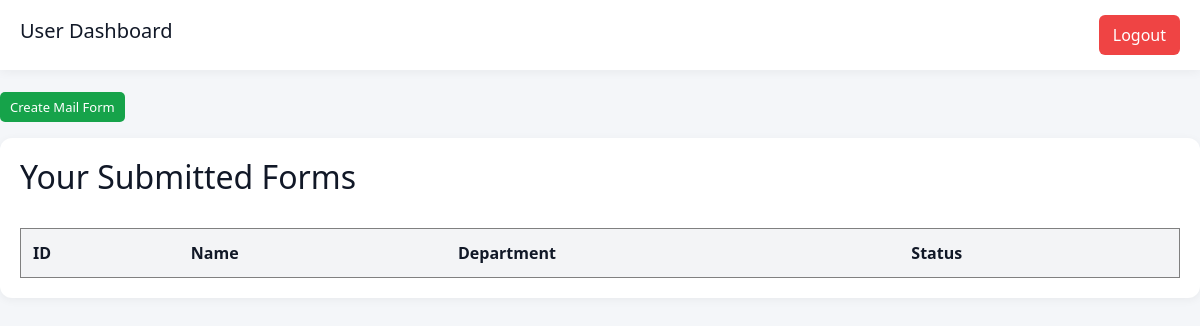
The app's page /user_dashboard (signed in), older data.
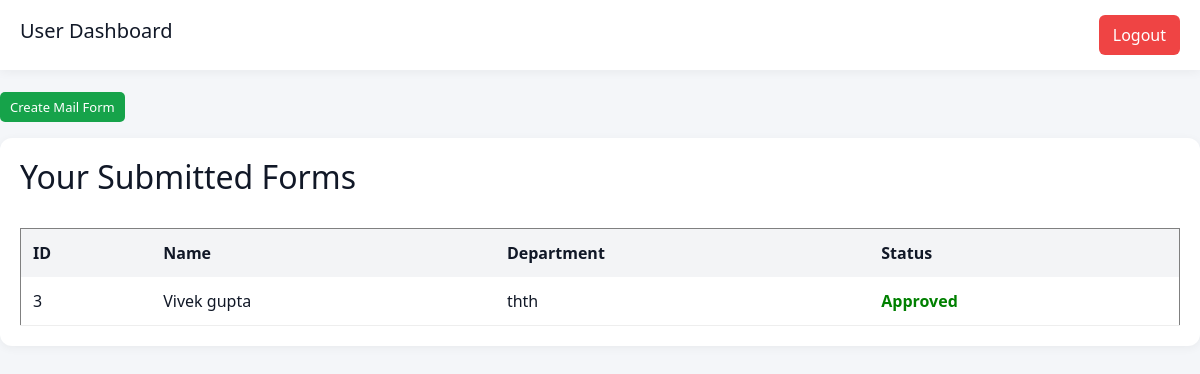
The same page, newer data.
### app.py (models this page shows)
class MailForm(db.Model):
    id = db.Column(db.Integer, primary_key=True)
    first_name = db.Column(db.String(100))
    last_name = db.Column(db.String(100))
    department = db.Column(db.String(100))
    status = db.Column(db.String(50), default='Pending')
    user_id = db.Column(db.Integer)

### app.py (the view)
@app.route('/user_dashboard')
def user_dashboard():
    if 'user_id' not in session:
        return redirect('/login')
    forms = MailForm.query.filter_by(user_id=session['user_id']).all()
    return render_template('user_dashboard.html', forms=forms)

### templates/user_dashboard.html (shortened to what this page needs)
<!DOCTYPE html>
<html>
<head>
<link href="https://cdn.jsdelivr.net/npm/bootstrap@5.3.3/dist/css/bootstrap.min.css" rel="stylesheet">
<link rel="stylesheet"
href="{{ url_for('static', filename='style.css') }}">
</head>
<body>
<div class="header">
<h1>User Dashboard</h1>
<a href="/logout" class="logout">
Logout
</a>
</div>
<br>
<a href="/form" class="action-btn approve">
Create Mail Form
</a>
<div class="table-box">
<h2>Your Submitted Forms</h2>
<br>
<table border="1" width="100%" cellpadding="10">
<tr>
<th>ID</th>
<th>Name</th>
<th>Department</th>
<th>Status</th>
</tr>
{% for form in forms %}
<tr>
<td>{{ form.id }}</td>
<td>
{{ form.first_name }}
{{ form.last_name }}
</td>
<td>
{{ form.department }}
</td>
<td>
{% if form.status == 'Approved' %}
<span style="color:green;font-weight:bold;">
Approved
</span>
{% elif form.status == 'Rejected' %}
<span style="color:red;font-weight:bold;">
Rejected
</span>
{% else %}
<span style="color:orange;font-weight:bold;">
Pending
</span>
{% endif %}
</td>
</tr>
{% endfor %}
</table>
</div>
</body>
</html>

Row changes from the older to the newer data that the page shows:
added MailForm: id "3", first_name "Vivek", last_name "gupta", department "thth", status "Approved"
